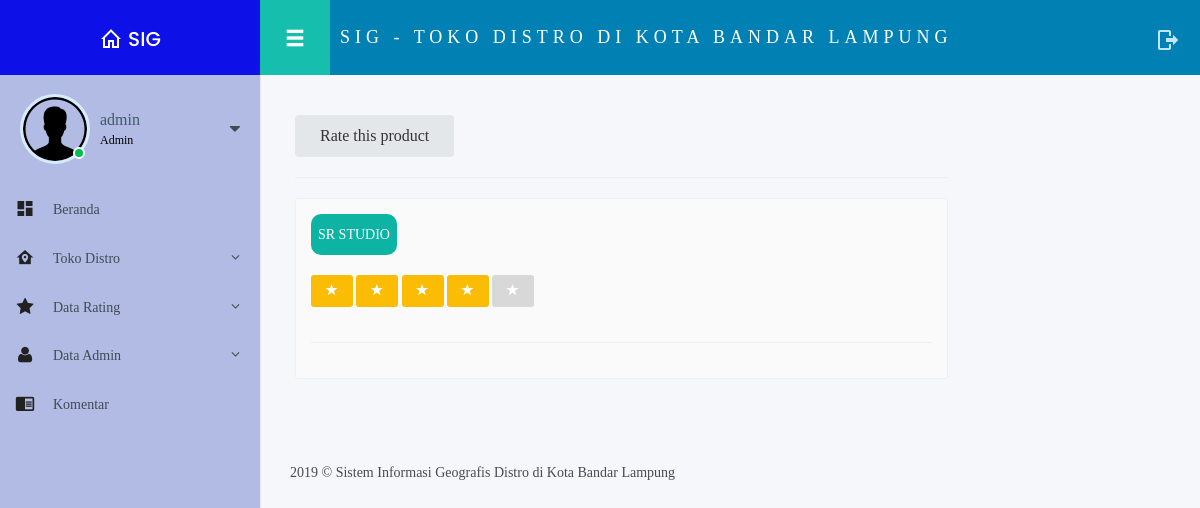
The app's page /admin/index.php?page=tambah-rating (signed in) with its own data.
### tables this page shows
CREATE TABLE `tbl_user` (
  `id_user` int(11) NOT NULL AUTO_INCREMENT,
  `nama` varchar(100) NOT NULL,
  `password` varchar(255) NOT NULL,
  `username` varchar(100) NOT NULL,
  `level` varchar(20) DEFAULT 'User',
  `foto` text,
  PRIMARY KEY (`id_user`)
);

CREATE TABLE `item_rating` (
  `ratingId` int(11) NOT NULL AUTO_INCREMENT,
  `itemId` int(11) NOT NULL,
  `userId` int(11) NOT NULL,
  `ratingNumber` int(11) NOT NULL,
  `title` varchar(255) NOT NULL,
  `comments` text NOT NULL,
  `created` datetime NOT NULL,
  `modified` datetime NOT NULL,
  `status` tinyint(1) NOT NULL DEFAULT '1' COMMENT '1 = Block, 0 = Unblock',
  PRIMARY KEY (`ratingId`)
);

CREATE TABLE `tbl_toko` (
  `id_toko` int(11) NOT NULL AUTO_INCREMENT,
  `nama_toko` varchar(100) NOT NULL,
  `alamat` varchar(100) NOT NULL,
  `no_telp` varchar(20) NOT NULL,
  `email` varchar(50) NOT NULL,
  `Lat` varchar(20) NOT NULL,
  `Lng` varchar(20) NOT NULL,
  `Pemilik` varchar(50) NOT NULL,
  `medsos` text,
  `buka` varchar(50) DEFAULT NULL,
  `tutup` varchar(50) DEFAULT NULL,
  `id_user` int(11) DEFAULT NULL,
  `tipe` varchar(20) DEFAULT 'Toko',
  PRIMARY KEY (`id_toko`)
);

### admin/tambah-rating.php (the view, shortened to what this page needs)
<link rel="stylesheet" href="style.css">
<div class="container">
  <?php
  include_once("action/koneksi.php");
  $ratingDetails = "SELECT ratingNumber FROM item_rating";
  $rateResult = mysqli_query($conn, $ratingDetails) or die("database error:". mysqli_error($conn));
  $ratingNumber = 0;
  $count = 0;
  while($rate = mysqli_fetch_assoc($rateResult)) {
    $ratingNumber+= $rate['ratingNumber'];
    $count += 1;
  }
  $average = 0;
  if($ratingNumber && $count) {
    $average = $ratingNumber/$count;
  }
  ?>
  <br>
  <div id="ratingDetails">
    <div class="row">
        <h2 class="bold padding-bottom-7"><?php printf('%.1f', $average); ?> <small>/ 5</small></h2>
    <div class="col-sm-3">
      <button type="button" id="rateProduct" class="btn btn-default" >Rate this product </button>
      </div>
    </div>
    <div class="row">
      <div class="col-sm-7">
        <hr/>
        <div class="review-block">
        <?php
        $ratinguery = "SELECT ratingId, itemId, userId, ratingNumber, title, comments, created, modified,nama_toko FROM item_rating inner join tbl_toko on item_rating.itemId=tbl_toko.id_toko";
        $ratingResult = mysqli_query($conn, $ratinguery) or die("database error:". mysqli_error($conn));
        while($rating = mysqli_fetch_assoc($ratingResult)){
        ?>
            <div class="row">
            <div class="col-sm-9">
              <div><span class="badge bg-primary"><h5><?php echo $rating['nama_toko']; ?></h5></span></div><br>
              <div class="review-block-rate">
                <?php
                for ($i = 1; $i <= 5; $i++) {
                  $ratingClass = "btn-default btn-grey";
                  if($i <= $rating['ratingNumber']) {
                    $ratingClass = "btn-warning";
                  }
                ?>
                <button type="button" class="btn btn-xs <?php echo $ratingClass; ?>" aria-label="Left Align">
                  <span class="glyphicon glyphicon-star" aria-hidden="true"></span>
                </button>
                <?php } ?>
              </div>
            </div>
          </div>
          <hr/>
        <?php } ?>
        </div>
      </div>
    </div>
  </div>
</div>

### admin/header.php (shortened to what this page needs)
<div class="main-menu" style="background-color:#b1bbe4; color:#fff">
	<header class="header">
		<a href="?page=home" class="logo"><i class="ico mdi mdi-home-outline"></i>SIG</a>
		<div class="user">
			<a href="#" class="avatar">
			<?php
			if($_SESSION['foto'] != ""){
				$foto = "img/".$_SESSION['foto'];
			}else{
				$foto = "assets/images/iconuser.png";
			}
			?>
			<img src="<?php echo $foto; ?>" alt=""><span class="status online"></span>
			</a>
			<h5 class="name"><a href="?page=edit_user&id=<?php echo $_SESSION['id']; ?>"><?php echo $user['nama'] ?></a></h5>
			<h5 class="position"><?php echo $user['level'] ?></h5>
			<div class="control-wrap js__drop_down">
				<i class="fa fa-caret-down js__drop_down_button"></i>
			</div>
		</div>
	</header>
	<div class="content" >
		<div class="navigation" >
			<ul class="menu js__accordion">
				<li>
					<a class="waves-effect" href="index.php"><i class="menu-icon mdi mdi-view-dashboard"></i><span>Beranda</span></a>
				</li>
				<?php
if (!empty($_SESSION['username']) ) {
		if ($_SESSION['level'] == "Admin" or $_SESSION['level'] == "User") {
				?>
				<li>
					<a class="waves-effect parent-item js__control" href="#"><i class="menu-icon mdi mdi-home-map-marker"></i><span>Toko Distro</span><span class="menu-arrow fa fa-angle-down"></span></a>
				</li>
				<?php if ($_SESSION['level'] == "Admin"){ ?>
				 <li>
					<a class="waves-effect parent-item js__control" href="#"><i class="menu-icon fa fa-star"></i><span>Data Rating</span><span class="menu-arrow fa fa-angle-down"></span></a>
				</li>
				 <li>
					<a class="waves-effect parent-item js__control" href="#"><i class="menu-icon fa fa-user"></i><span>Data Admin</span><span class="menu-arrow fa fa-angle-down"></span></a>
				</li>
				<li>
					<a class="waves-effect" href="?page=komentar"><i class="menu-icon mdi mdi-book-open"></i><span>Komentar</span></a>
				</li>
				<?php } } } ?>
			</ul>
		</div>
	</div>
</div>
<div class="fixed-navbar" style="background-color:#0080B3; color:#fff">
	<div class="pull-left">
		<button type="button" class="menu-mobile-button glyphicon glyphicon-menu-hamburger js__menu_mobile"></button>
		<h1 class="page-title">SIG - TOKO DISTRO DI KOTA BANDAR LAMPUNG</h1>
	</div>
	<div class="pull-right">
		<a href="action/proses-logout.php" class="logout ico-item mdi mdi-logout "></a>
	</div>
</div>

### admin/style.css (style rules this page uses)
body { background: #282828; font-family: tahoma; color: #fff; }
h1 { margin: 20px 10%; font-size: 60px; letter-spacing: 5px; }
.btn-grey { background-color:#D8D8D8; color:#FFF; }
.review-block { background-color:#FAFAFA; border:1px solid #EFEFEF; padding:15px; border-radius:3px; margin-bottom:15px; }
.review-block-rate { font-size:13px; margin-bottom:15px; }

### records on screen
tbl_user: nama "admin", level "Admin"
item_rating: tbl_toko.nama_toko "SR STUDIO", ratingNumber 4 (drawn)
